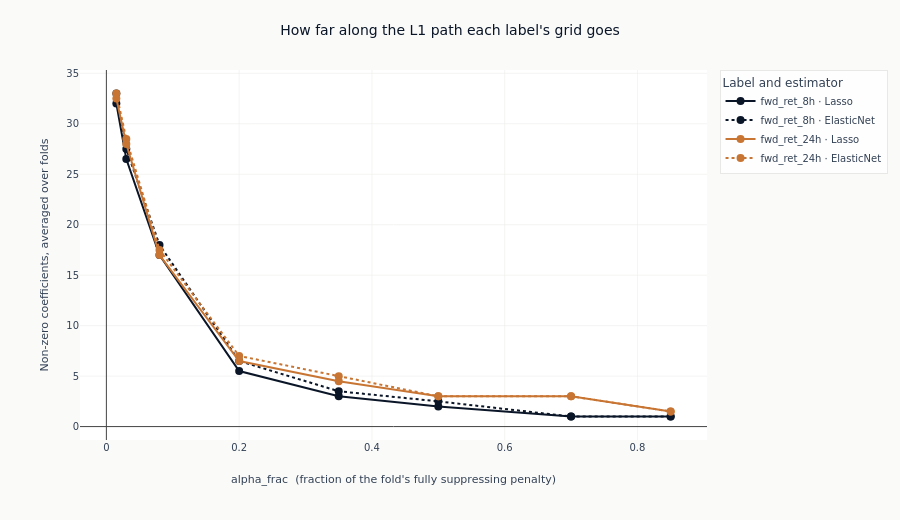

This figure's notebook cell:
### Code cell
path_colors = [COLORS["blue"], COLORS["copper"], COLORS["amber"], COLORS["recede"]]
# One trace per (label, estimator). Lasso and ElasticNet each contribute a row at every
# alpha_frac, so a single trace per label would double back at every x and merge two distinct
# penalty paths into one zig-zag line.
path_traces = [
    (label, model_class)
    for label in panel_labels
    for model_class in ("Lasso", "ElasticNet")
    if l1.filter((pl.col("label") == label) & (pl.col("model_class") == model_class)).height
]
fig_path = go.Figure()
for index, (label, model_class) in enumerate(path_traces):
    series = l1.filter((pl.col("label") == label) & (pl.col("model_class") == model_class)).sort(
        "alpha_frac"
    )
    fig_path.add_trace(
        go.Scatter(
            x=series.get_column("alpha_frac").to_list(),
            y=series.get_column("surviving_features").to_list(),
            mode="lines+markers",
            name=f"{label} · {model_class}",
            line=dict(
                color=path_colors[index // 2 % len(path_colors)],
                width=2,
                dash="solid" if model_class == "Lasso" else "dot",
            ),
            marker=dict(size=8, color=path_colors[index // 2 % len(path_colors)]),
        )
    )
fig_path.update_layout(
    title="How far along the L1 path each label's grid goes",
    height=520,
    width=900,
    margin=dict(t=70),
    legend=dict(title_text="Label and estimator"),
)
fig_path.update_xaxes(title_text="alpha_frac  (fraction of the fold's fully suppressing penalty)")
fig_path.update_yaxes(title_text="Non-zero coefficients, averaged over folds")
show_plotly_with_alt(
    fig_path,
    "Line chart of the average number of non-zero coefficients against alpha_frac, one line per "
    "label and estimator, solid for Lasso and dotted for ElasticNet. Every line falls steeply "
    "from the weakest penalty. The eight-hour lines reach one coefficient at alpha_frac 0.7 and "
    "stay there; the 24-hour lines flatten at about three and reach one and a half only at the "
    "strongest penalty in the grid. None of them reaches the value that would zero every "
    "coefficient.",
)

### Figure 1 — Plotly figure (JSON) as saved in the notebook; plotly's stock layout.template omitted (floating-point values rounded to 4 significant figures)
{"data": [{"line": {"color": "#0a1628", "dash": "solid", "width": 2}, "marker": {"color": "#0a1628", "size": 8}, "mode": "lines+markers", "name": "fwd_ret_8h · Lasso", "type": "scatter", "x": [0.015, 0.03, 0.08, 0.2, 0.35, 0.5, 0.7, 0.85], "y": [32.0, 26.5, 17.0, 5.5, 3.0, 2.0, 1.0, 1.0]}, {"line": {"color": "#0a1628", "dash": "dot", "width": 2}, "marker": {"color": "#0a1628", "size": 8}, "mode": "lines+markers", "name": "fwd_ret_8h · ElasticNet", "type": "scatter", "x": [0.015, 0.03, 0.08, 0.2, 0.35, 0.5, 0.7, 0.85], "y": [33.0, 27.5, 18.0, 6.5, 3.5, 2.5, 1.0, 1.0]}, {"line": {"color": "#C87533", "dash": "solid", "width": 2}, "marker": {"color": "#C87533", "size": 8}, "mode": "lines+markers", "name": "fwd_ret_24h · Lasso", "type": "scatter", "x": [0.015, 0.03, 0.08, 0.2, 0.35, 0.5, 0.7, 0.85], "y": [32.5, 28.0, 17.0, 6.5, 4.5, 3.0, 3.0, 1.5]}, {"line": {"color": "#C87533", "dash": "dot", "width": 2}, "marker": {"color": "#C87533", "size": 8}, "mode": "lines+markers", "name": "fwd_ret_24h · ElasticNet", "type": "scatter", "x": [0.015, 0.03, 0.08, 0.2, 0.35, 0.5, 0.7, 0.85], "y": [33.0, 28.5, 17.5, 7.0, 5.0, 3.0, 3.0, 1.5]}], "layout": {"height": 520, "legend": {"title": {"text": "Label and estimator"}}, "margin": {"t": 70}, "title": {"text": "How far along the L1 path each label's grid goes"}, "width": 900, "xaxis": {"title": {"text": "alpha_frac  (fraction of the fold's fully suppressing penalty)"}}, "yaxis": {"title": {"text": "Non-zero coefficients, averaged over folds"}}}}
